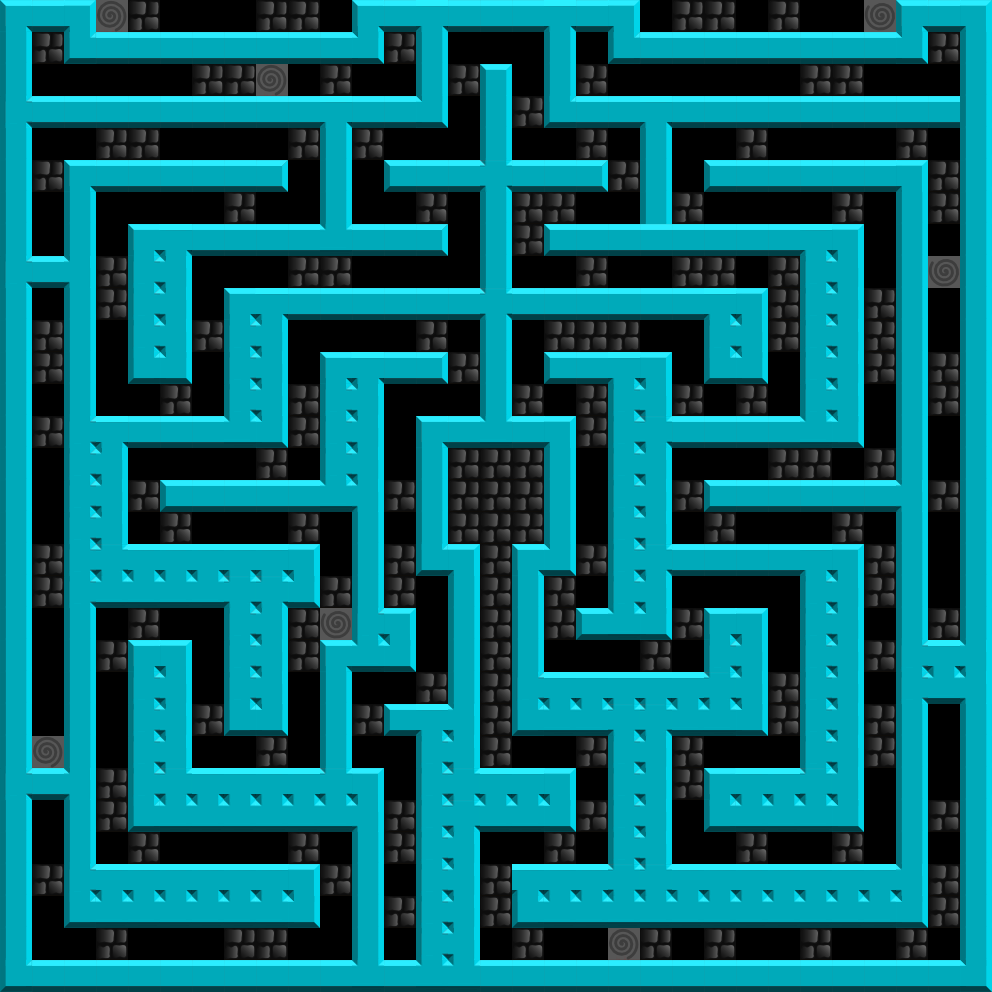

This is a level from a 2D game, rendered from its Tiled map with the project's own tilesets. A one-line summary and the map file follow, with tile-layer data summarised:
An orthogonal 31x31 tile map with 32x32 px tiles, 1 tile layer (Kachelebene 1).

<map version="1.0" orientation="orthogonal" width="31" height="31" tilewidth="32" tileheight="32">
 <tileset firstgid="1" name="tiles1" tilewidth="32" tileheight="32">
  <image source="tiles1.png" width="192" height="768" />
  <tile id="3">
   <properties>
    <property name="walkable" value="1" />
   </properties>
  </tile>
  <tile id="9">
   <properties>
    <property name="walkable" value="1" />
   </properties>
  </tile>
  <tile id="15">
   <properties>
    <property name="walkable" value="1" />
   </properties>
  </tile>
  <tile id="21">
   <properties>
    <property name="walkable" value="1" />
   </properties>
  </tile>
  <tile id="27">
   <properties>
    <property name="walkable" value="1" />
   </properties>
  </tile>
  <tile id="33">
   <properties>
    <property name="walkable" value="1" />
   </properties>
  </tile>
  <tile id="39">
   <properties>
    <property name="walkable" value="1" />
   </properties>
  </tile>
  <tile id="45">
   <properties>
    <property name="walkable" value="1" />
   </properties>
  </tile>
  <tile id="51">
   <properties>
    <property name="walkable" value="1" />
   </properties>
  </tile>
  <tile id="57">
   <properties>
    <property name="walkable" value="1" />
   </properties>
  </tile>
  <tile id="63">
   <properties>
    <property name="walkable" value="1" />
   </properties>
  </tile>
  <tile id="69">
   <properties>
    <property name="walkable" value="1" />
   </properties>
  </tile>
  <tile id="75">
   <properties>
    <property name="walkable" value="1" />
   </properties>
  </tile>
  <tile id="81">
   <properties>
    <property name="walkable" value="1" />
   </properties>
  </tile>
  <tile id="87">
   <properties>
    <property name="walkable" value="1" />
   </properties>
  </tile>
  <tile id="93">
   <properties>
    <property name="walkable" value="1" />
   </properties>
  </tile>
  <tile id="108">
   <properties>
    <property name="walkable" value="1" />
   </properties>
  </tile>
  <tile id="109">
   <properties>
    <property name="spawn" value="1" />
    <property name="walkable" value="1" />
   </properties>
  </tile>
  <tile id="110">
   <properties>
    <property name="fallable" value="1" />
    <property name="walkable" value="1" />
   </properties>
  </tile>
  <tile id="115">
   <properties>
    <property name="walkable" value="1" />
   </properties>
  </tile>
 </tileset>
 <layer name="Kachelebene 1" width="31" height="31">
  <data>[961 cells, 961 non-empty, 20 distinct tile ids]</data>
 </layer>
</map>
